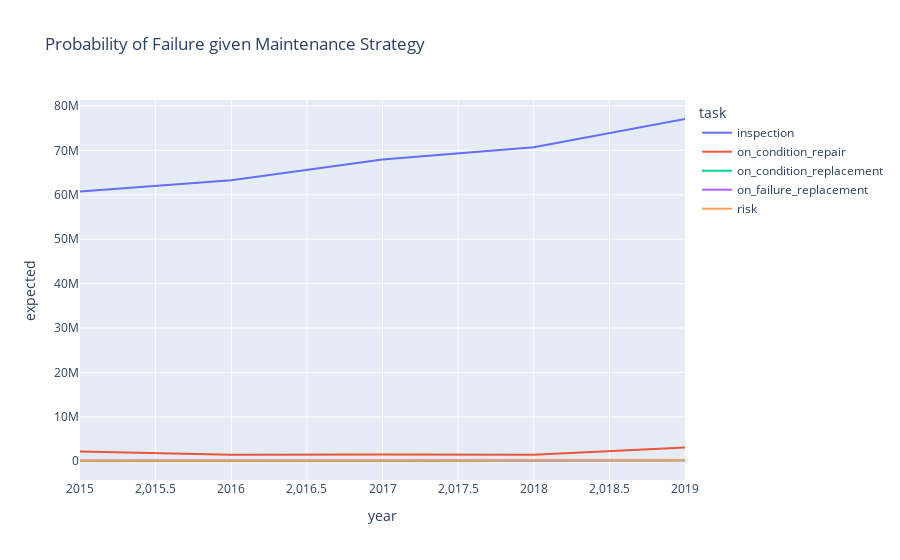

The notebook cell saved with this chart:
### Code cell
px.line(
    df_plot,
    x='year',
    y="expected",
    color="task",
    # color_discrete_map=color_map,
    # line_dash="strategy",
    # line_group="strategy",
    title="Probability of Failure given Maintenance Strategy",
)

### Figure 1 — Plotly figure (JSON) as saved in the notebook; plotly's stock layout.template omitted (floating-point values rounded to 4 significant figures)
{"data": [{"hovertemplate": "task=inspection<br>year=%{x}<br>expected=%{y}<extra></extra>", "legendgroup": "inspection", "line": {"color": "#636efa", "dash": "solid"}, "mode": "lines", "name": "inspection", "orientation": "v", "showlegend": true, "type": "scatter", "x": [2015, 2016, 2017, 2018, 2019], "xaxis": "x", "y": [60712732, 63272880, 67933200, 70722158, 77057286], "yaxis": "y"}, {"hovertemplate": "task=on_condition_repair<br>year=%{x}<br>expected=%{y}<extra></extra>", "legendgroup": "on_condition_repair", "line": {"color": "#EF553B", "dash": "solid"}, "mode": "lines", "name": "on_condition_repair", "orientation": "v", "showlegend": true, "type": "scatter", "x": [2015, 2016, 2017, 2018, 2019], "xaxis": "x", "y": [2173499, 1482155, 1505575, 1457608, 3079804], "yaxis": "y"}, {"hovertemplate": "task=on_condition_replacement<br>year=%{x}<br>expected=%{y}<extra></extra>", "legendgroup": "on_condition_replacement", "line": {"color": "#00cc96", "dash": "solid"}, "mode": "lines", "name": "on_condition_replacement", "orientation": "v", "showlegend": true, "type": "scatter", "x": [2015, 2016, 2017, 2018, 2019], "xaxis": "x", "y": [85417, 59016, 60004, 101862, 149005], "yaxis": "y"}, {"hovertemplate": "task=on_failure_replacement<br>year=%{x}<br>expected=%{y}<extra></extra>", "legendgroup": "on_failure_replacement", "line": {"color": "#ab63fa", "dash": "solid"}, "mode": "lines", "name": "on_failure_replacement", "orientation": "v", "showlegend": true, "type": "scatter", "x": [2015, 2016, 2017, 2018, 2019], "xaxis": "x", "y": [191440, 205904, 198286, 185883, 202823], "yaxis": "y"}, {"hovertemplate": "task=risk<br>year=%{x}<br>expected=%{y}<extra></extra>", "legendgroup": "risk", "line": {"color": "#FFA15A", "dash": "solid"}, "mode": "lines", "name": "risk", "orientation": "v", "showlegend": true, "type": "scatter", "x": [2015, 2016, 2017, 2018, 2019], "xaxis": "x", "y": [191440, 205904, 198286, 185883, 202823], "yaxis": "y"}], "layout": {"legend": {"title": {"text": "task"}, "tracegroupgap": 0}, "title": {"text": "Probability of Failure given Maintenance Strategy"}, "xaxis": {"anchor": "y", "domain": [0, 1], "title": {"text": "year"}}, "yaxis": {"anchor": "x", "domain": [0, 1], "title": {"text": "expected"}}}}
